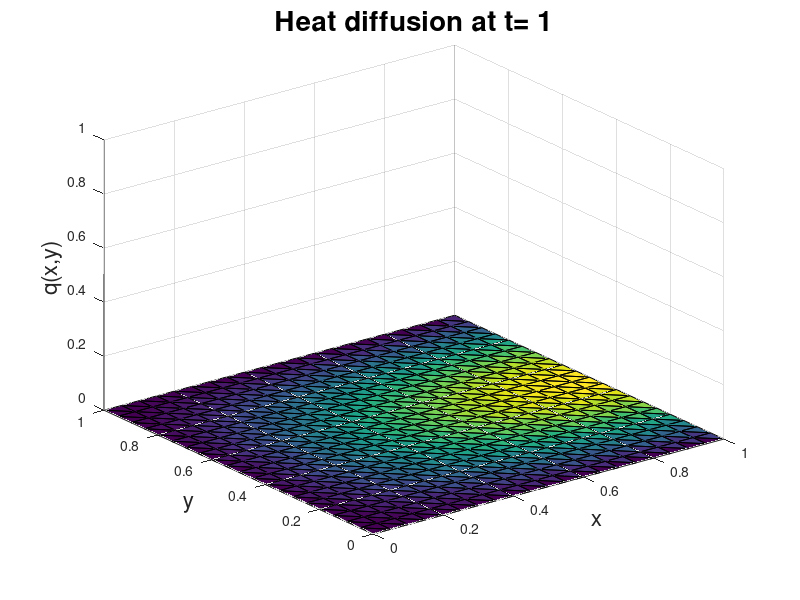

Write MATLAB code to recreate this figure.
%% This script solves a Homogeneous Heat equation in [0 1]X[0 1] with zero Dirichlet B.C.
% Wakil Sarfaraz   30/11/15
clear all;
tic
xmax = 1;
tm = 1;
dt = 0.01;
M = tm/dt;
N = 20; 
X = linspace(0,xmax,N+1);
T = linspace(0, tm,M+1); 
[x, y] = meshgrid(X,X); 
x =x(:);  
y =y(:); 
NNODES = (N+1)^2;
Q = ones(NNODES,1);
NTRI = 2*N^2; 
LNODES = zeros(NTRI,3); 
for i = 1:N
    for j = 1: N
        LNODES(i+2*(j-1)*N,1) = i+(j-1)*(N+1);
        LNODES(i+2*(j-1)*N,2) = i+j*(N+1);
        LNODES(i+2*(j-1)*N,3) = (i+1)+(j-1)*(N+1); 
        
        LNODES(i+N+2*(j-1)*N,1) = i+1+j*(N+1);
        LNODES(i+N+2*(j-1)*N,2) = (i+1)+(j-1)*(N+1);
        LNODES(i+N+2*(j-1)*N,3) = i+j*(N+1);
    end
end

SP = sparse(NNODES, NNODES);
SPM = sparse(NNODES, NNODES);
LV = zeros(NNODES,1);         

for n = 1: NTRI
    r1 = [x(LNODES(n,1)) y(LNODES(n,1))];
    r2 = [x(LNODES(n,2)) y(LNODES(n,2))];
    r3 = [x(LNODES(n,3)) y(LNODES(n,3))];
    J = [r2(1)-r1(1) r2(2)-r1(2); r3(1)-r1(1) r3(2)-r1(2)];

Astiff = (1/(2*det(J)))* [(r2-r3)*(r2-r3)' (r2-r3)*(r3-r1)' (r2-r3)*(r1-r2)';... 
           (r2-r3)*(r3-r1)' (r3-r1)*(r3-r1)' (r3-r1)*(r1-r2)';...
           (r2-r3)*(r1-r2)' (r3-r1)*(r1-r2)' (r1-r2)*(r1-r2)'];

   
 Amass = det(J)*[1/12 1/24 1/24; 1/24 1/12 1/24; 1/24 1/24 1/12]; 
 
       for i = 1 : 3 
           for j = 1:3 
               SP(LNODES(n,i),LNODES(n,j)) =SP(LNODES(n,i),LNODES(n,j))+ Astiff(i,j);
               SPM(LNODES(n,i),LNODES(n,j)) =SPM(LNODES(n,i),LNODES(n,j))+ Amass(i,j);
           end
       end      
end
TMatrix =  (dt*SP+SPM);
for i = 1: NNODES
    if (x(i)==xmax && y(i)>=0 && y(i) <= xmax)  
%         LV(i) = 0;
%         TMatrix(i,:) = 0;
%         SPM(i,:) = 0;
%         TMatrix(i,i) =1 ;
 
    elseif (x(i)==0 && y(i)>=0 && y(i) <= xmax)  
        LV(i) = 0;
        TMatrix(i,:) = 0;
        SPM(i,:) = 0;
        TMatrix(i,i) =1 ;
     elseif (y(i) == 0 && x(i) >= 0 && x(i) <= xmax) 
        TMatrix(i,:) = 0;
        TMatrix(i,i) = 1;
        SPM(i,:) = 0;
        LV(i) = 0;
    elseif ( y(i) == xmax && x(i) >= 0 && x(i) <= xmax) 
        LV(i) = 0;
        TMatrix(i,:) = 0;
        TMatrix(i,i) =1 ;
        SPM(i,:) = 0 ; 
    end
end

for j = 1:M+1
    RHS = SPM*Q+LV;
    Q = TMatrix\RHS;
    trisurf(LNODES,x,y,Q(:,:))
%shading interp
xlabel('x','fontsize',16) 
xlim([0 xmax])
ylim([0 xmax])
zlim([0 1])
ylabel('y','fontsize',16)
zlabel('q(x,y)','fontsize',16)
title(['Heat diffusion at t= ',num2str(T(j))],'fontsize',20)
pause(1e-10)  
end

max(Q)



